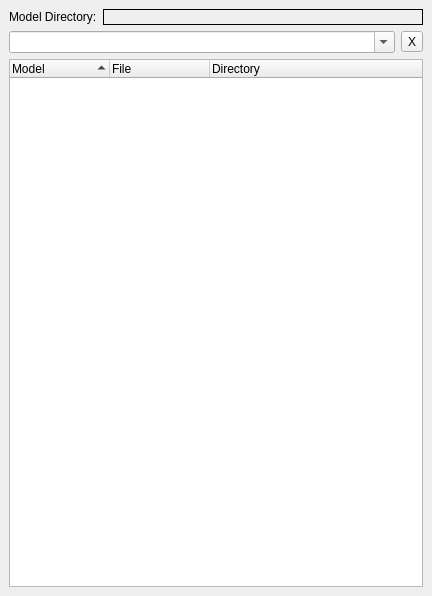
<?xml version="1.0" encoding="UTF-8"?>
<ui version="4.0">
 <class>ModelImportDockWidget</class>
 <widget class="QDockWidget" name="ModelImportDockWidget">
  <property name="geometry">
   <rect>
    <x>0</x>
    <y>0</y>
    <width>432</width>
    <height>596</height>
   </rect>
  </property>
  <property name="windowTitle">
   <string>Model Importer</string>
  </property>
  <widget class="QWidget" name="dockWidgetContents">
   <layout class="QVBoxLayout" name="verticalLayout">
    <item>
     <layout class="QHBoxLayout" name="horizontalLayout">
      <item>
       <widget class="QLabel" name="label">
        <property name="frameShape">
         <enum>QFrame::NoFrame</enum>
        </property>
        <property name="text">
         <string>Model Directory:</string>
        </property>
       </widget>
      </item>
      <item>
       <widget class="QLabel" name="pathDisplay">
        <property name="sizePolicy">
         <sizepolicy hsizetype="Expanding" vsizetype="Preferred">
          <horstretch>0</horstretch>
          <verstretch>0</verstretch>
         </sizepolicy>
        </property>
        <property name="frameShape">
         <enum>QFrame::Box</enum>
        </property>
        <property name="frameShadow">
         <enum>QFrame::Plain</enum>
        </property>
        <property name="text">
         <string/>
        </property>
        <property name="textInteractionFlags">
         <set>Qt::TextSelectableByKeyboard|Qt::TextSelectableByMouse</set>
        </property>
       </widget>
      </item>
     </layout>
    </item>
    <item>
     <layout class="QHBoxLayout" name="horizontalLayout_2">
      <item>
       <widget class="QComboBox" name="searchBar">
        <property name="cursor">
         <cursorShape>ArrowCursor</cursorShape>
        </property>
        <property name="editable">
         <bool>true</bool>
        </property>
        <property name="maxCount">
         <number>2147483642</number>
        </property>
       </widget>
      </item>
      <item>
       <widget class="QToolButton" name="clearButton">
        <property name="text">
         <string>X</string>
        </property>
       </widget>
      </item>
     </layout>
    </item>
    <item>
     <widget class="QTreeWidget" name="treeWidget">
      <property name="sortingEnabled">
       <bool>true</bool>
      </property>
      <property name="columnCount">
       <number>3</number>
      </property>
      <column>
       <property name="text">
        <string notr="true">Model</string>
       </property>
      </column>
      <column>
       <property name="text">
        <string>File</string>
       </property>
      </column>
      <column>
       <property name="text">
        <string>Directory</string>
       </property>
      </column>
     </widget>
    </item>
   </layout>
  </widget>
 </widget>
 <resources/>
 <connections/>
</ui>
